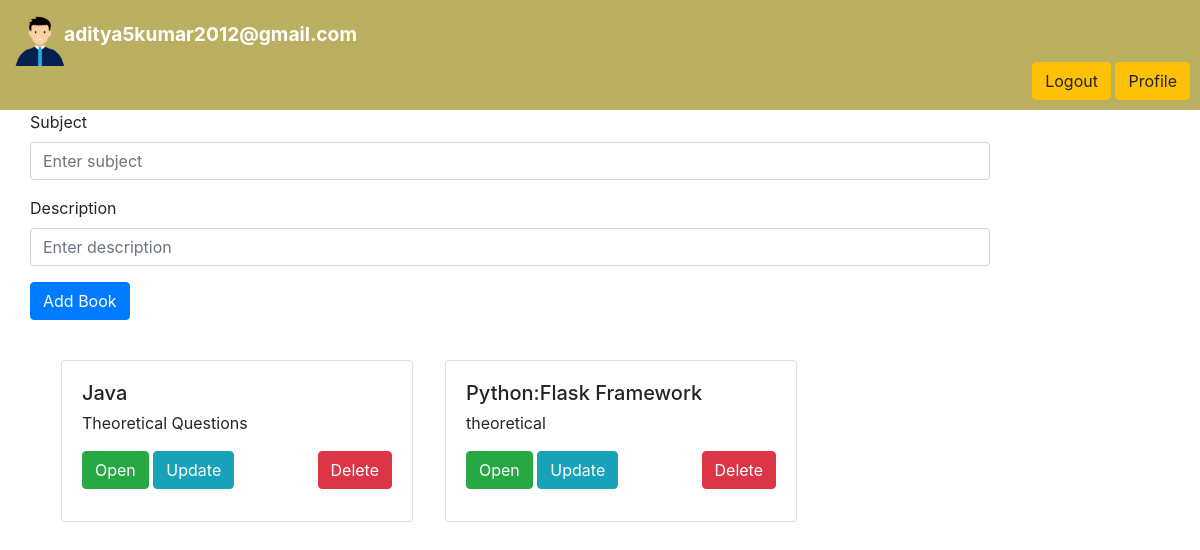
Screenshot of / (signed in) with the database file from the repository.
### app.py (models this page shows, shortened)
class info_books(db.Model):#this table is used to store subjects
    sno = db.Column(db.Integer, primary_key=True)
    id = db.Column(db.String(30), nullable=False) #email
    sub = db.Column(db.String(30), nullable=False)
    desc = db.Column(db.String(100), nullable=False)

### app.py (the view)
@app.route('/') #home page of the website
def home():
    if 'email' in session:
        email=session['email']
        data = info_books.query.all()
        data.reverse()
        return render_template('profile.html',email=email,data=data)
    return render_template('home.html')

### templates/profile.html (shortened to what this page needs)
{% extends 'after_logedin.html'%} {% block title %}Profile-LinkBook{% endblock %} {%block content%}
<div class="div1" style="position:relative;height:110px;background-color: rgb(187, 175, 97);">
    <div class="div2" style="position:absolute;bottom:10px;right:10px;">
        <a href="/logout" type="button" class="btn btn-warning">Logout</a>
        <a href="/profile" type="button" class="btn btn-warning">Profile</a>
    </div>
    <img src="static/d.png" alt="" width="50px" height="50px" style="position:absolute;top:16px;left:15px;">
    <span class="" style="font-size:120%;color:white;position:absolute;top:20px;left:64px;"><b>{{email}}</b></span>
</div>
<form action="/profile" method="post" style="display:inline-block;margin-left:30px;width:80%;">
    <div class="form-group">
        <label for="exampleInputEmail1">Subject</label>
        <input type="text" class="form-control" id="exampleInputEmail1" aria-describedby="emailHelp" placeholder="Enter subject" required name="sub">
    </div>
    <div class="form-group">
        <label for="exampleInputPassword1">Description</label>
        <input type="text" class="form-control" id="exampleInputPassword1" placeholder="Enter description" required name="desc">
    </div>
    <button type="submit" class="btn btn-primary">Add Book</button>
</form>
<br><br>
<div class="container">
    {% for i in range(0,data|length) %}
    {%if data[i].id==email %}
    <div class="card my-3 mx-3" style="width: 22rem;float:left;">
        <div class="card-body" style="width:350px;height:160px;overflow:auto;">
            <h5 class="card-title">{{data[i].sub}}</h5>
            <p class="card-text">{{data[i].desc}}</p>
            <a href="/addlink/{{data[i].sub}}" type="button" class="btn btn-success">Open</a>
            <a href="/deleteb/{{data[i].sno}}" type="button" class="btn btn-danger" style="float:right;">Delete</a>
            <a href="/updateb/{{data[i].sno}}" type="button" class="btn btn-info">Update</a>
        </div>
    </div>
</div>
{% endif %} {% endfor %} {%endblock%}

### templates/after_logedin.html (shortened to what this page needs)
<!doctype html>
<html lang="en">
<head>
    <link rel="stylesheet" href="https://stackpath.bootstrapcdn.com/bootstrap/4.3.1/css/bootstrap.min.css">
</head>
<body>
    {% block content %} {% endblock %}
</body>
</html>

### rows the page displays
info_books: sub "Java", desc "Theoretical Questions"
info_books: sub "Python:Flask Framework", desc "theoretical"

### other values shown
{{ email }} "aditya5kumar2012@gmail.com"
